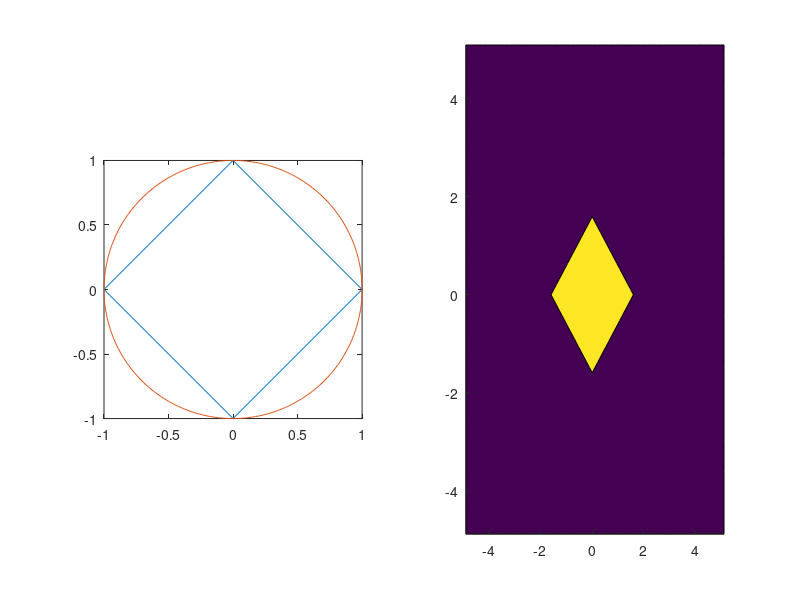

This chart was generated by the following MATLAB code: (Note: this script raises an error after producing the figure.)
format long;
clear all;
% Constant
eps0 = 8.85E-12;      % Vacuum permittivity (F/m)
mu0 = 4*pi*1E-7;      % Vacuum permeability (H/m)
c = 1/sqrt(eps0*mu0); % vacuum light speed (m/s)

% Define incident wave properties
freq = 1E9;           % 1GHz frequency 
lambda = c/freq;      % wavelength (m)
k0 = 2*pi/lambda;     % wavevector (1/m)
amp = 1;              % amplitude
lenBox = 10 * lambda; % size of the simulation domain 

% Define the cross-sectional shape of the cylinderical scatterer
Z0 = 1;               % impedence
sides = 4;            % number of sides of the scatterer (4 stands for a square)   
sideN = 10;           % # of elements per side 
N = sideN * sides;    % total number of elements
len = 3 * lambda * sind(180/sides);  % side length  
dlen = len / sideN;   % length of each element
NBox = floor(lenBox/dlen)+1;  % total number of elements in the simulation domain
rot = 0;              % rotation (degree)

deg=[0:1:361];		  % generate a circle 
circlex=cosd(deg);
circley=sind(deg);
step=360/sides;       % sample points on the circle for the polygons
indiceX = circlex(1:step:361);
indiceY = circley(1:step:361);
indiceXY = [indiceX; indiceY;];
indiceXY = [ cosd(rot) -sind(rot) ; sind(rot) cosd(rot) ] * indiceXY;  % rotate the polygons
indiceX = indiceXY(1,:);
indiceY = indiceXY(2,:);


% Matrix Initialization 
coord = struct('xi', 0,'yi', 0,'xe', 0, 'ye', 0); % initialize a coordinate parameter for the scatterer
coordBox = struct('x', 0,'y', 0);                 % initialize a coordinate parameter for the simulation box
flagReg = zeros(NBox,NBox); 		% initialize a 2D matrix to distinguished the regions between the scatterer and vacuum
V = zeros(N,1); 				    % initialize a 1D array for the incident fields (E or H) 
Z = zeros(N,N);                     % initialize a 2D array for the interacting impedences in EFIE
J = zeros(N,1);						% initialize a 1D array for the current densities in EFIE			  
Einc = zeros(NBox,NBox);            % initialize a 2D array for the incident E-fields in EFIE
Esc  = zeros(NBox,NBox); 			% initialize a 2D array for the scattered E-fields in EFIE
Etot = zeros(NBox,NBox); 			% initialize a 2D array for the total E-fields in EFIE 
ZH = zeros(N,N);                    % initialize a 2D array for the interacting impedences in MFIE
JH   = zeros(N,1);                  % initialize a 1D array for the current densities in MFIE		
Hinc = zeros(NBox,NBox);            % initialize a 2D array for the incident H-fields in MFIE 
Hsc  = zeros(NBox,NBox); 			% initialize a 2D array for the scattered H-fields in MFIE 
Htot = zeros(NBox,NBox); 			% initialize a 2D array for the total H-fields in MFIE  

% Connect the sampling points on the perimeter of the scatterer into elements (2 points for 1 element)
global_index = 1; % the index of each element
for i = 1:sides
    xini = indiceX(i);
    yini = indiceY(i);
    xend = indiceX(i+1);
    yend = indiceY(i+1);
    len_ori = sqrt(abs(xini-xend)^2 + abs(yini-yend)^2 );
    
    tmpx = linspace(xini,xend,sideN+1) * len / len_ori;
    tmpy = linspace(yini,yend,sideN+1) * len / len_ori;
    
    for j = 1:sideN
        coord(global_index).xi = tmpx(j);
        coord(global_index).yi = tmpy(j);
        coord(global_index).xe = tmpx(j+1);
        coord(global_index).ye = tmpy(j+1);
        global_index = global_index + 1;
    end
end


% Initialize the coordinates in the simulation box
xcenter = ceil(NBox/2) * dlen  - dlen /2; 
ycenter = ceil(NBox/2) * dlen  - dlen /2;
for i = 1:NBox
    for j = 1:NBox
        x = j * dlen  - dlen /2; 
        y = i * dlen  - dlen /2;
        coordBox(i,j).x = x - xcenter; 
        coordBox(i,j).y = y - ycenter; 
    end
end

% A general algorithm to find out the region enclosed by the scatterer
for s = 1:N
    a = coord(s).yi - coord(s).ye;
    b = coord(s).xe - coord(s).xi;
    c = -a*coord(s).xi-b*coord(s).yi; 
    for i = 1:NBox
        for j = 1:NBox
            val = a*coordBox(i,j).x + b*coordBox(i,j).y + c; 
            if val >=0 
                flagReg(i,j) = flagReg(i,j) + 1 ;    % The enclosed regions should have the largest value
            end
        end
    end
end
maxval = max(max(flagReg));                         
for i = 1:NBox
        for j = 1:NBox
            if flagReg(i,j) == maxval
                flagReg(i,j) = 1 ;                   % The region is inside the scatterer
            else
                flagReg(i,j) = 0 ;                   % The region is outside the scatterer
            end
        end
end


% Matrix constructions for eqs. 2 and 3 (EFIE) and 7 and 8 (MFIE) 
coef = 1j * k0 * Z0;  
for m = 1:N       % construct the matrix element-by-element 
    xm = (coord(m).xi + coord(m).xe)/2;
    ym = (coord(m).yi + coord(m).ye)/2;
    for n = 1:N   % the interaction between the m-th and the n-th elements
        xn = (coord(n).xi + coord(n).xe)/2;
        yn = (coord(n).yi + coord(n).ye)/2;
        nvec = -[coord(n).yi-coord(n).ye,coord(n).xe-coord(n).xi];
        nvec = nvec/norm(nvec);
        
        % EFIE
        if m==n  % Small argument approximation is used 
            Z(m,n) = k0*Z0*dlen/4 * (1-1j*(2/pi)*log(k0*1.7180724*dlen/(4*exp(1))));
        else
            Z(m,n) = k0*Z0*dlen/4 * besselh(0,2, k0 * sqrt( (xn-xm).^2 + (yn-ym).^2 ));
        end  
        % MFIE
        if m==n  % Small argument approximation is used 
            ZH(m,n) = -1/2; 
        else
            distance = sqrt( (xn-xm).^2 + (yn-ym).^2 ); 
            disvec = [xm-xn, ym-yn];
            ZH(m,n) = k0*dlen/4j * besselh(1,2, k0 * distance) * dot(nvec,disvec)/distance;
        end  

    end
    V(m) = amp * exp(-1j*k0*xm);
end
% Solve the current densities on the PEC for EFIE and MFIE
J  = inv(Z) * V; 
JH = inv(ZH) * V;


% Once the current densities are determined
% E and H at arbitary points can be dobtained with minor efforts 
% Far-Field Calculations 
for i = 1:NBox
    for j = 1:NBox
        
        xm = coordBox(i,j).x;  % the (x,y) coordinate of a observation point  
        ym = coordBox(i,j).y;
        cum_intG0  = 0;
        cum_intG0H = 0;
        for n = 1:N       % calculate the contribution from each element
            xn = (coord(n).xi + coord(n).xe)/2;
            yn = (coord(n).yi + coord(n).ye)/2;
            nvec = -[coord(n).yi-coord(n).ye,coord(n).xe-coord(n).xi];
            nvec = nvec/norm(nvec);
            %EFIE (associated with eq. 4)
            intG0 = -k0*Z0*dlen/4 * besselh(0,2, k0 * sqrt( (xn-xm).^2 + (yn-ym).^2 ))*J(n);
            %MFIE (associated with eq. 9)
            distance = sqrt( (xn-xm).^2 + (yn-ym).^2 ); 
            disvec = [xm-xn, ym-yn];
            intG0H = -k0*dlen/4j * besselh(1,2, k0 * distance) * dot(nvec,disvec)/distance *JH(n);
            cum_intG0  = cum_intG0 + intG0; 
            cum_intG0H = cum_intG0H + intG0H; 
        end
		
        if flagReg(i,j) == 1  % If the observation point is inside PEC, then both E and H are 0
            Esc(i,j)  = 0; 
            Einc(i,j) = 0;
            Etot(i,j) = 0; 
            Hsc(i,j)  = 0; 
            Hinc(i,j) = 0;
            Htot(i,j) = 0;            
        else 
            Esc(i,j)  = cum_intG0; 
            Einc(i,j) = amp * exp(-1j*k0*xm);
            Etot(i,j) = Einc(i,j) + Esc(i,j); 
            Hsc(i,j)  = cum_intG0H; 
            Hinc(i,j) = amp * exp(-1j*k0*xm);
            Htot(i,j) = Hinc(i,j) + Hsc(i,j); 
        end
    end
end


% normalize the x and y scales with respect to the incident wavelength 
normxyrange = [ coordBox(1,1).x/lambda : dlen/lambda : coordBox(1,NBox).x/lambda]; 

% plot the shape of the scatterer enclosed by a circle
figure(1);
subplot(1,2,1);
plot(indiceX,indiceY);
hold on;
plot(circlex,circley);
axis([-1 1 -1 1]);
axis equal;
hold off;

% plot the shape of the scatterer
subplot(1,2,2);
title('(b) Region');
contourf(normxyrange,normxyrange,flagReg,1,'edgecolor','none');
cobj = colorbar('Ticks',[0,0.5],'TickLabels',{'Vacuum','Scatterer'});
hold on;
for i = 1:N
    plot([coord(i).xi/lambda coord(i).xe/lambda], [coord(i).yi/lambda coord(i).ye/lambda]);
end
axis([-5 5 -5 5]);
xticks([-5 : 1 : 5]);
yticks([-5 : 1 : 5]);
xlabel('x (\lambda)');
ylabel('y (\lambda)');
axis equal;
hold off;


% plot the current densities in the TM mode along the edge of the shape
fig = figure('Position',[0 0 1000 2000]);
subplot(3,2,1);
plot([dlen/lambda:dlen/lambda:len/lambda * sides],abs(J));
title('(a) J_{TM}');
axis([0 len/lambda * sides 0 max(abs(J))]);
xticks([0 : 2 : len/lambda * sides]);
yticks([0 : 0.5 : max(abs(J)) ]);
xlabel('s (\lambda)');
ylabel('J_{s} (A/m)');

% plot the current densities in the TE mode along the edge of the shape
subplot(3,2,2);
plot([dlen/lambda:dlen/lambda:len/lambda * sides],abs(JH));
title('(b) J_{TE}');
axis([0 len/lambda * sides 0 max(abs(JH))]);
xticks([0 : 2 : len/lambda * sides]);
yticks([0 : 0.5 : max(abs(JH)) ]);
xlabel('s (\lambda)');
ylabel('J_{s} (A/m)');

% plot the scattered E-fields in the TM mode
subplot(3,2,3);
title('(c) E_{sc}');
hold on;
contourf(normxyrange,normxyrange,abs(Esc),40,'edgecolor','none');
colormap jet;
cobj = colorbar;
for i = 1:N
    plot([coord(i).xi/lambda coord(i).xe/lambda], [coord(i).yi/lambda coord(i).ye/lambda]);
end
axis([-5 5 -5 5]);
caxis([0 max(max(abs(Esc)))]);
xticks([-5 : 1 : 5]);
yticks([-5 : 1 : 5]);
set(cobj,'YTick',[0:0.2:max(max(abs(Esc)))]);
xlabel('x (\lambda)');
ylabel('y (\lambda)');
cobj.Label.String = 'V/m';
axis equal;
hold off;

% plot the scattered H-fields in the TE mode
subplot(3,2,4);
title('(d) H_{sc}');
hold on;
contourf(normxyrange,normxyrange,abs(Hsc),40,'edgecolor','none');
colormap jet;
cobj = colorbar;
for i = 1:N
    plot([coord(i).xi/lambda coord(i).xe/lambda], [coord(i).yi/lambda coord(i).ye/lambda]);
end
axis([-5 5 -5 5]);
caxis([0 max(max(abs(Hsc)))]);
xticks([-5 : 1 : 5]);
yticks([-5 : 1 : 5]);
set(cobj,'YTick',[0: 0.5 :max(max(abs(Hsc)))]);
xlabel('x (\lambda)');
ylabel('y (\lambda)');
cobj.Label.String = 'A/m';
axis equal;
hold off;


% plot the total E-fields in the TM mode
subplot(3,2,5);
title('(e) E_{tot}');
hold on;
contourf(normxyrange,normxyrange,abs(Etot),40,'edgecolor','none');
colormap jet;
cobj = colorbar;
for i = 1:N
    plot([coord(i).xi/lambda coord(i).xe/lambda], [coord(i).yi/lambda coord(i).ye/lambda]);
end
axis([-5 5 -5 5]);
caxis([0 max(max(abs(Etot)))]);
xticks([-5 : 1 : 5]);
yticks([-5 : 1 : 5]);
set(cobj,'YTick',[0:0.5:max(max(abs(Etot)))]);
xlabel('x (\lambda)');
ylabel('y (\lambda)');
cobj.Label.String = 'V/m';
axis equal;
hold off;

% plot the total H-fields in the TE mode
subplot(3,2,6);
title('(f) H_{tot}');
hold on;
contourf(normxyrange,normxyrange,abs(Htot),40,'edgecolor','none');
colormap jet;
cobj = colorbar;
for i = 1:N
    plot([coord(i).xi/lambda coord(i).xe/lambda], [coord(i).yi/lambda coord(i).ye/lambda]);
end
axis([-5 5 -5 5]);
caxis([0 max(max(abs(Htot)))]);
xticks([-5 : 1 : 5]);
yticks([-5 : 1 : 5]);
set(cobj,'YTick',[0:0.5:max(max(abs(Htot)))]);
xlabel('x (\lambda)');
ylabel('y (\lambda)');
cobj.Label.String = 'A/m';
axis equal;
hold off;
print(fig,'MySavedPlot','-r300' ,'-dpng');








